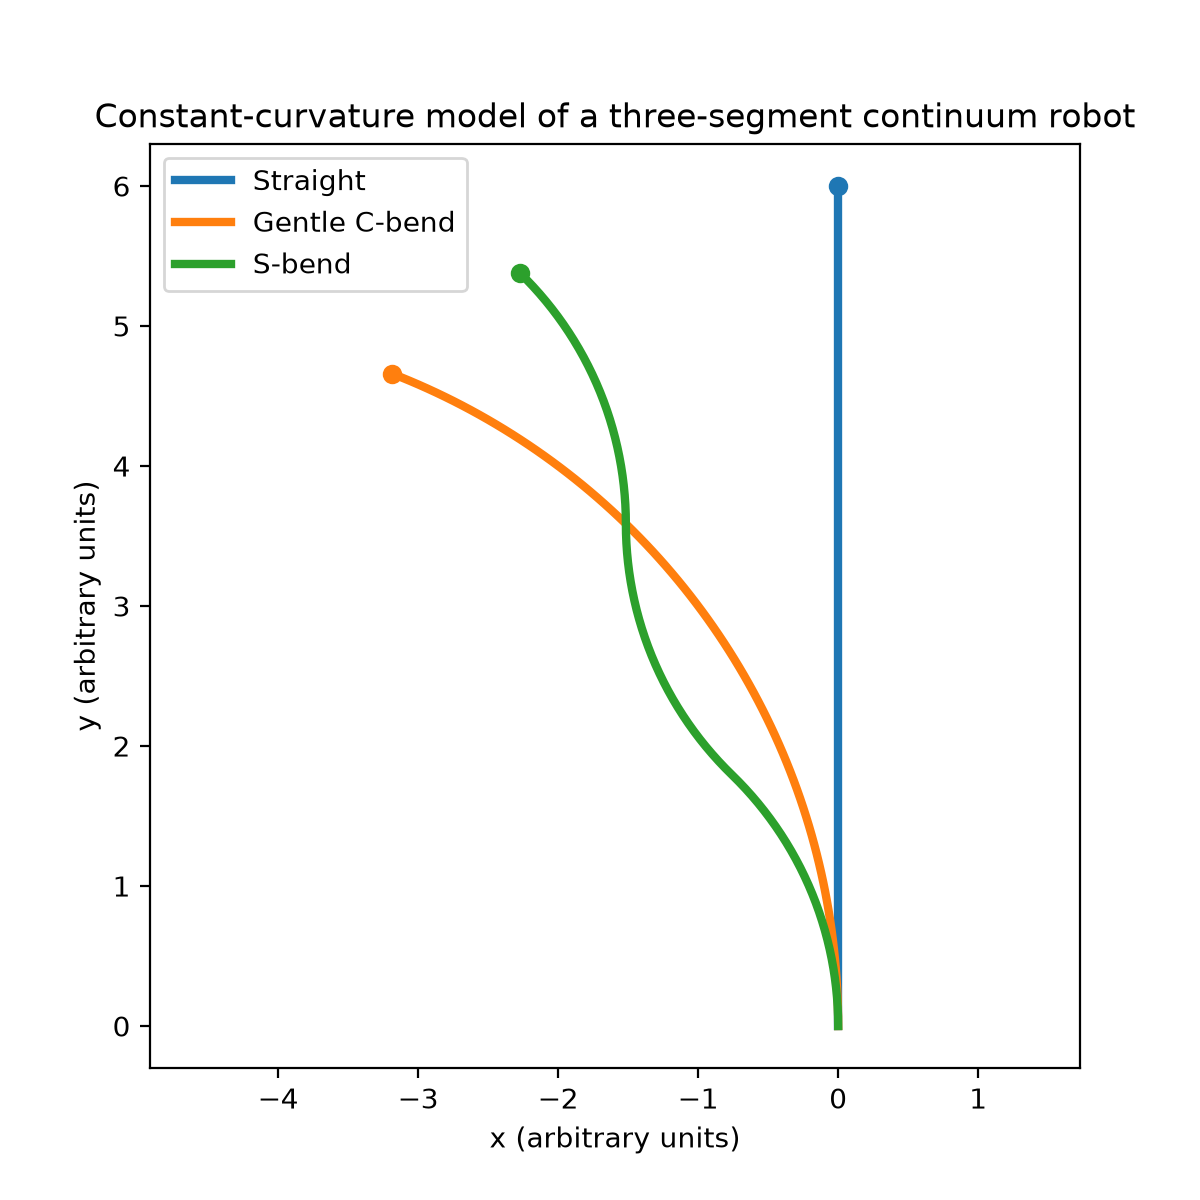

This figure's Python source:
import numpy as np
import matplotlib.pyplot as plt

def arc_points(x0, y0, phi, length, kappa, n=30):
    # one segment: starts at (x0, y0) pointing at angle phi, bends with curvature kappa
    s = np.linspace(0, length, n)
    if abs(kappa) < 1e-9:                       # no bend: straight line
        x = x0 + s * np.cos(phi)
        y = y0 + s * np.sin(phi)
    else:
        psi = phi + kappa * s                   # heading along the arc
        x = x0 + (np.sin(psi) - np.sin(phi)) / kappa
        y = y0 - (np.cos(psi) - np.cos(phi)) / kappa
    return x, y, phi + kappa * length           # also return the end heading

def continuum_robot(lengths, curvatures):
    # chain the segments: each starts where the previous one ended
    xs, ys = [0.0], [0.0]
    x0, y0, phi = 0.0, 0.0, np.pi / 2           # base at origin, pointing up
    for L, k in zip(lengths, curvatures):
        x, y, phi = arc_points(x0, y0, phi, L, k)
        xs.extend(x[1:]); ys.extend(y[1:])
        x0, y0 = x[-1], y[-1]
    return np.array(xs), np.array(ys)

lengths = [2.0, 2.0, 2.0]

# ---------- Part 1: three example shapes ----------
configs = {
    "Straight": [0.0, 0.0, 0.0],
    "Gentle C-bend": [0.2, 0.2, 0.2],
    "S-bend": [0.4, -0.4, 0.4],
}

plt.figure(figsize=(6, 6))
for name, kappas in configs.items():
    x, y = continuum_robot(lengths, kappas)
    line, = plt.plot(x, y, linewidth=3, label=name)
    plt.plot(x[-1], y[-1], "o", color=line.get_color())   # tip dot, same colour as its line
    print(name, round(x[-1], 2), round(y[-1], 2))
plt.axis("equal")
plt.legend()
plt.title("Constant-curvature model of a three-segment continuum robot")
plt.xlabel("x (arbitrary units)")
plt.ylabel("y (arbitrary units)")
plt.savefig("continuum_bending.png", dpi=200)
plt.show()

# Part 2: how curvature errors move the tip
np.random.seed(42)   # so the numbers repeat between runs

nominal = [0.4, -0.4, 0.4]                      # the S-bend
x_nom, y_nom = continuum_robot(lengths, nominal)
tip_nom = np.array([x_nom[-1], y_nom[-1]])

def tip_scatter(sigma, n_trials=200):
    tips = []
    for _ in range(n_trials):
        noisy = np.array(nominal) + np.random.normal(0, sigma, size=len(nominal))
        x, y = continuum_robot(lengths, noisy)
        tips.append([x[-1], y[-1]])
    return np.array(tips)

plt.figure(figsize=(6, 6))
plt.plot(x_nom, y_nom, linewidth=3, color="black", label="Nominal S-bend")
for sigma, color in [(0.01, "tab:green"), (0.03, "tab:red")]:
    tips = tip_scatter(sigma)
    err = np.linalg.norm(tips - tip_nom, axis=1)   # distance of each tip from the nominal tip
    print(f"curvature error std {sigma}: mean tip error {err.mean():.3f}, "
          f"95th percentile {np.percentile(err, 95):.3f}")
    plt.scatter(tips[:, 0], tips[:, 1], s=10, alpha=0.5, color=color,
                label=f"Tip positions (curvature error std {sigma})")
plt.axis("equal")
plt.legend()
plt.title("Tip uncertainty from small curvature errors (synthetic)")
plt.xlabel("x (arbitrary units)")
plt.ylabel("y (arbitrary units)")
plt.savefig("tip_uncertainty.png", dpi=200)
plt.show()
